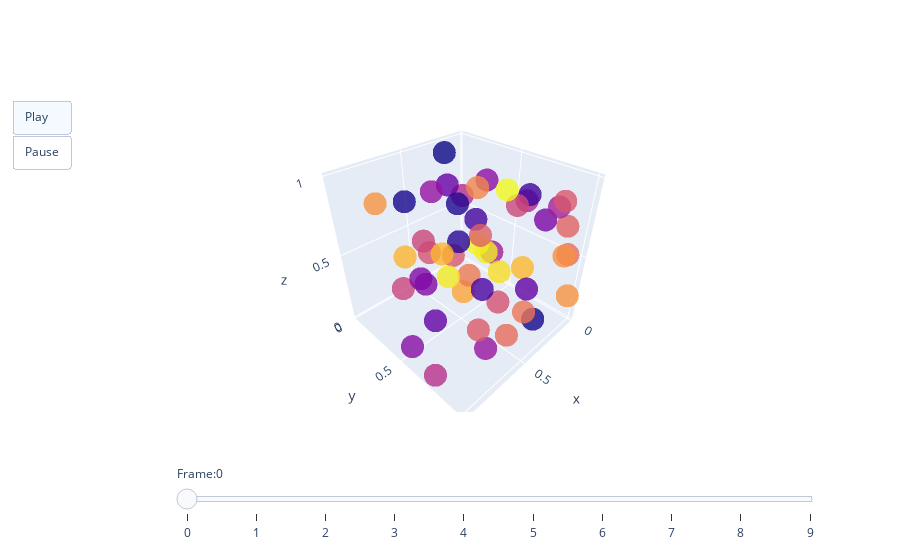

Notebook code cell kept with this figure:
### Code cell
import plotly.graph_objects as go
import numpy as np

# Generate sample data
np.random.seed(42)
num_frames = 10
num_points = 50
x_data = np.random.rand(num_frames, num_points)
y_data = np.random.rand(num_frames, num_points)
z_data = np.random.rand(num_frames, num_points)
colors = np.random.rand(num_points)

# Create frames
frames = []
for i in range(num_frames):
    frame = go.Frame(data=[go.Scatter3d(x=x_data[i], y=y_data[i], z=z_data[i],
                                        mode='markers',
                                        marker=dict(size=8, color=colors, opacity=0.8))],
                      name=str(i))
    frames.append(frame)

# Create the initial figure
fig = go.Figure(data=[go.Scatter3d(x=x_data[0], y=y_data[0], z=z_data[0],
                                    mode='markers',
                                    marker=dict(size=8, color=colors, opacity=0.8))],
                frames=frames)

# Add animation controls
fig.update_layout(
    updatemenus=[{
        "type": "buttons",
        "buttons": [{
            "args": [None, {"frame": {"duration": 300, "redraw": True},
                             "fromcurrent": True, "transition": {"duration": 100,
                                                                  "easing": "quadratic-in-out"}}],
            "label": "Play",
            "method": "animate"
        }, {
            "args": [[None], {"frame": {"duration": 0, "redraw": True},
                              "mode": "immediate",
                              "transition": {"duration": 0}}],
            "label": "Pause",
            "method": "animate"
        }]
    }]
)

# Define slider steps
slider_steps = []
for i in range(num_frames):
    step = dict(
        method="animate",
        args=[[i], {"frame": {"duration": 0, "redraw": True},
                   "mode": "immediate",
                   "transition": {"duration": 0}}],
        label=str(i)
    )
    slider_steps.append(step)

# Add slider to layout
fig.update_layout(
    sliders=[dict(
        active=0,
        currentvalue={"prefix": "Frame:"},
        pad={"b": 10, "t": 50},
        len=0.9,
        x=0.1,
        y=0,
        steps=slider_steps
    )]
)

# Display the plot
fig.show()

### Figure 1 — Plotly figure (JSON) as saved in the notebook; plotly's stock layout.template omitted (floating-point values rounded to 4 significant figures)
{"data": [{"marker": {"color": [0.5191, 0.4792, 0.02564, 0.3412, 0.3802, 0.3988, 0.5802, 0.5336, 0.6079, 0.7649, 0.813, 0.7181, 0.9555, 0.01823, 0.1958, 0.007563, 0.6475, 0.898, 0.2435, 0.927, 0.06027, 0.9344, 0.3516, 0.1014, 0.4859, 0.2568, 0.2849, 0.3073, 0.803, 0.5392, 0.3113, 0.6103, 0.7162, 0.2726, 0.4135, 0.1219, 0.1811, 0.6811, 0.1814, 0.5252, 0.709, 0.1069, 0.5673, 0.2566, 0.9629, 0.4835, 0.806, 0.5502, 0.04341, 0.6332], "opacity": 0.8, "size": 8}, "mode": "markers", "type": "scatter3d", "x": [0.3745, 0.9507, 0.732, 0.5987, 0.156, 0.156, 0.05808, 0.8662, 0.6011, 0.7081, 0.02058, 0.9699, 0.8324, 0.2123, 0.1818, 0.1834, 0.3042, 0.5248, 0.4319, 0.2912, 0.6119, 0.1395, 0.2921, 0.3664, 0.4561, 0.7852, 0.1997, 0.5142, 0.5924, 0.04645, 0.6075, 0.1705, 0.06505, 0.9489, 0.9656, 0.8084, 0.3046, 0.09767, 0.6842, 0.4402, 0.122, 0.4952, 0.03439, 0.9093, 0.2588, 0.6625, 0.3117, 0.5201, 0.5467, 0.1849], "y": [0.6982, 0.5361, 0.3095, 0.8138, 0.6847, 0.1626, 0.9109, 0.8225, 0.9498, 0.7257, 0.6134, 0.4182, 0.9327, 0.8661, 0.04522, 0.02637, 0.3765, 0.8106, 0.9873, 0.1504, 0.5941, 0.3809, 0.9699, 0.8421, 0.8383, 0.4687, 0.4148, 0.2734, 0.05638, 0.8647, 0.8129, 0.9997, 0.9966, 0.5554, 0.769, 0.9448, 0.8496, 0.2473, 0.4505, 0.1292, 0.9541, 0.6062, 0.2286, 0.6717, 0.6181, 0.3582, 0.1136, 0.6716, 0.5203, 0.7723], "z": [0.1851, 0.5419, 0.8729, 0.7322, 0.8066, 0.6588, 0.6923, 0.8492, 0.2497, 0.4894, 0.2212, 0.9877, 0.9441, 0.03943, 0.7056, 0.9252, 0.1806, 0.5679, 0.9155, 0.03395, 0.6974, 0.2973, 0.9244, 0.9711, 0.9443, 0.4742, 0.862, 0.8445, 0.3191, 0.8289, 0.03701, 0.5963, 0.23, 0.1206, 0.07695, 0.6963, 0.3399, 0.7248, 0.06536, 0.3153, 0.5395, 0.7907, 0.3188, 0.6259, 0.886, 0.6159, 0.233, 0.0244, 0.8701, 0.02127]}], "layout": {"sliders": [{"active": 0, "currentvalue": {"prefix": "Frame:"}, "len": 0.9, "pad": {"b": 10, "t": 50}, "steps": [{"args": [[0], {"frame": {"duration": 0, "redraw": true}, "mode": "immediate", "transition": {"duration": 0}}], "label": "0", "method": "animate"}, {"args": [[1], {"frame": {"duration": 0, "redraw": true}, "mode": "immediate", "transition": {"duration": 0}}], "label": "1", "method": "animate"}, {"args": [[2], {"frame": {"duration": 0, "redraw": true}, "mode": "immediate", "transition": {"duration": 0}}], "label": "2", "method": "animate"}, {"args": [[3], {"frame": {"duration": 0, "redraw": true}, "mode": "immediate", "transition": {"duration": 0}}], "label": "3", "method": "animate"}, {"args": [[4], {"frame": {"duration": 0, "redraw": true}, "mode": "immediate", "transition": {"duration": 0}}], "label": "4", "method": "animate"}, {"args": [[5], {"frame": {"duration": 0, "redraw": true}, "mode": "immediate", "transition": {"duration": 0}}], "label": "5", "method": "animate"}, {"args": [[6], {"frame": {"duration": 0, "redraw": true}, "mode": "immediate", "transition": {"duration": 0}}], "label": "6", "method": "animate"}, {"args": [[7], {"frame": {"duration": 0, "redraw": true}, "mode": "immediate", "transition": {"duration": 0}}], "label": "7", "method": "animate"}, {"args": [[8], {"frame": {"duration": 0, "redraw": true}, "mode": "immediate", "transition": {"duration": 0}}], "label": "8", "method": "animate"}, {"args": [[9], {"frame": {"duration": 0, "redraw": true}, "mode": "immediate", "transition": {"duration": 0}}], "label": "9", "method": "animate"}], "x": 0.1, "y": 0}], "updatemenus": [{"buttons": [{"args": [null, {"frame": {"duration": 300, "redraw": true}, "fromcurrent": true, "transition": {"duration": 100, "easing": "quadratic-in-out"}}], "label": "Play", "method": "animate"}, {"args": [[null], {"frame": {"duration": 0, "redraw": true}, "mode": "immediate", "transition": {"duration": 0}}], "label": "Pause", "method": "animate"}], "type": "buttons"}]}}
